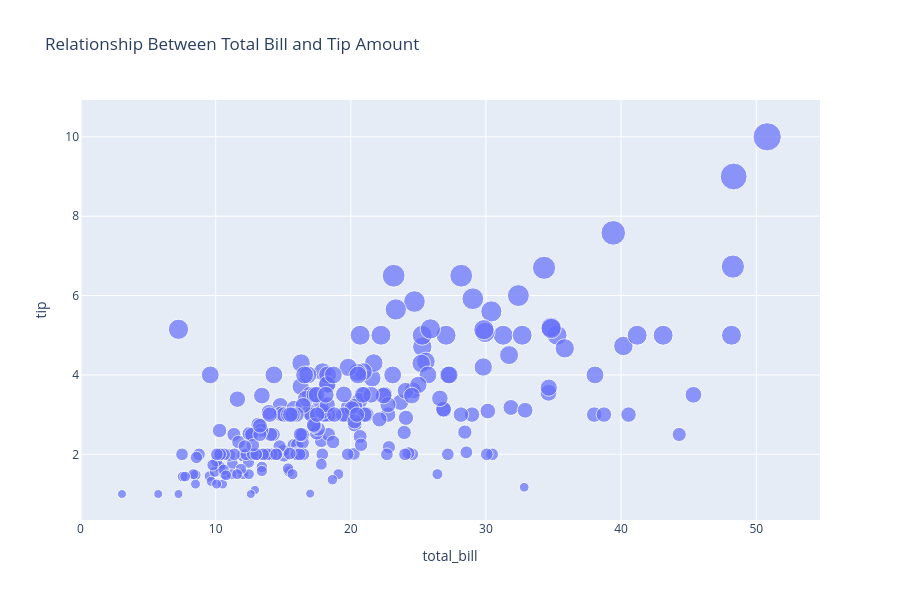

Here is the notebook cell this chart was saved with:
### Markdown cell above
# Relationship Between Total Bill and Tip Amount
The scatter plot also confirms what we said: as the total bill rises, the tips increase with it.

### Code cell
px.scatter(data_frame=df ,x = 'total_bill' ,y = 'tip' ,size='tip',title='Relationship Between Total Bill and Tip Amount',
           height=600,width=900)

### Figure 1 — Plotly figure (JSON) as saved in the notebook; plotly's stock layout.template omitted (floating-point values rounded to 4 significant figures; data arrays with more than 128 entries replaced by an {"elided": "..."} marker saying what was removed)
{"data": [{"hovertemplate": "total_bill=%{x}<br>tip=%{marker.size}<extra></extra>", "legendgroup": "", "marker": {"color": "#636efa", "size": {"elided": "244 float values"}, "sizemode": "area", "sizeref": 0.025, "symbol": "circle"}, "mode": "markers", "name": "", "orientation": "v", "showlegend": false, "type": "scatter", "x": {"elided": "244 float values"}, "xaxis": "x", "y": {"elided": "244 float values"}, "yaxis": "y"}], "layout": {"height": 600, "legend": {"itemsizing": "constant", "tracegroupgap": 0}, "title": {"text": "Relationship Between Total Bill and Tip Amount"}, "width": 900, "xaxis": {"anchor": "y", "domain": [0, 1], "title": {"text": "total_bill"}}, "yaxis": {"anchor": "x", "domain": [0, 1], "title": {"text": "tip"}}}}
